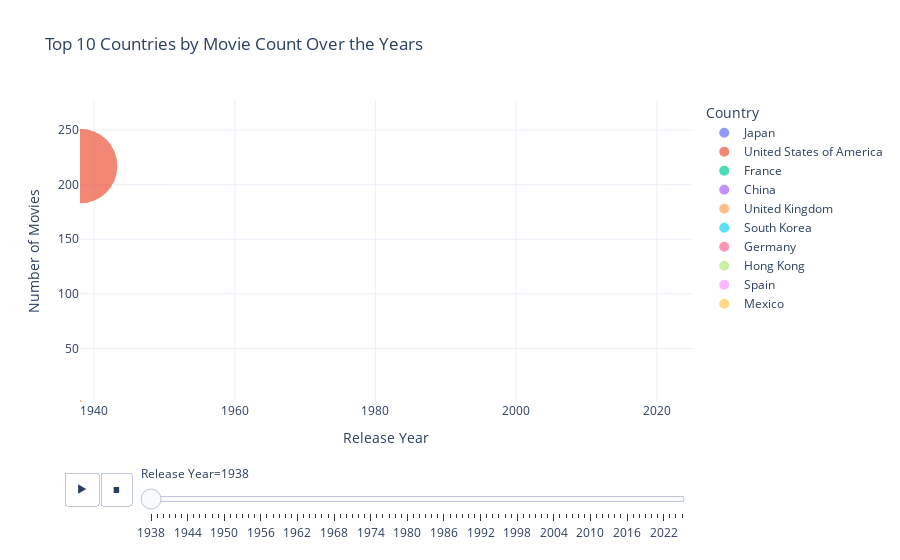

Notebook cell for this chart:
### Markdown cell above
<h5 style="color:#A64D79;font-style:italic; font-weight:bold;">Top 10 Countries by Movie Count Over the Years</h5>

### Code cell
import pandas as pd
import plotly.express as px

movies_df_cleaned = movies_df.dropna(subset=["country", "Year"]).copy()

movies_df_cleaned.loc[:, "Year"] = movies_df_cleaned["Year"].astype(int)

all_years = range(int(movies_df_cleaned["Year"].min()), int(movies_df_cleaned["Year"].max()) + 1)
all_countries = movies_df_cleaned["country"].unique()

full_country_years = pd.MultiIndex.from_product([all_countries, all_years], names=["country", "Year"]).to_frame(index=False)

country_yearly_counts = (
    movies_df_cleaned.groupby(["country", "Year"])
    .size()
    .reset_index(name="Count")
)

country_yearly_counts = full_country_years.merge(country_yearly_counts, on=["country", "Year"], how="left").fillna(0)

adjustment_factor = 1.5
country_yearly_counts.loc[:, "Adjusted Count"] = (country_yearly_counts["Count"] * adjustment_factor) + 1

top_countries = country_yearly_counts.groupby("country")["Count"].sum().reset_index()
top_countries = top_countries.nlargest(10, "Count")

top_country_yearly_counts = country_yearly_counts[country_yearly_counts["country"].isin(top_countries["country"])]

top_country_yearly_counts.loc[:, "country"] = top_country_yearly_counts["country"].astype("category")

import plotly.io as pio
pio.templates.default = "plotly_white"

from IPython.display import display, HTML
display(HTML("<style>.output_scroll { height:1000px;  overflow-y:scroll; }</style>"))

fig = px.scatter(
    top_country_yearly_counts,
    x="Year",
    y="Adjusted Count",
    size="Adjusted Count",
    color="country",
    animation_frame="Year",
    animation_group="country",
    hover_name="country",
    size_max=60,
    title="Top 10 Countries by Movie Count Over the Years",
    labels={"country": "Country", "Adjusted Count": "Number of Movies", "Year": "Release Year"},
    range_x=[int(movies_df_cleaned["Year"].min()), int(movies_df_cleaned["Year"].max())], 
    range_y=[1, top_country_yearly_counts["Adjusted Count"].max() + 5],
    category_orders={"country": top_country_yearly_counts["country"].unique().tolist()}
)

fig.show()

print(top_countries)

### Figure 1 — Plotly figure (JSON) as saved in the notebook; plotly's stock layout.template omitted (floating-point values rounded to 4 significant figures)
{"data": [{"hovertemplate": "<b>%{hovertext}</b><br><br>Country=Japan<br>Release Year=%{x}<br>Number of Movies=%{marker.size}<extra></extra>", "hovertext": ["Japan"], "ids": ["Japan"], "legendgroup": "Japan", "marker": {"color": "#636efa", "size": [1], "sizemode": "area", "sizeref": 0.07569, "symbol": "circle"}, "mode": "markers", "name": "Japan", "orientation": "v", "showlegend": true, "type": "scatter", "x": [1938], "xaxis": "x", "y": [1], "yaxis": "y"}, {"hovertemplate": "<b>%{hovertext}</b><br><br>Country=United States of America<br>Release Year=%{x}<br>Number of Movies=%{marker.size}<extra></extra>", "hovertext": ["United States of America"], "ids": ["United States of America"], "legendgroup": "United States of America", "marker": {"color": "#EF553B", "size": [217], "sizemode": "area", "sizeref": 0.07569, "symbol": "circle"}, "mode": "markers", "name": "United States of America", "orientation": "v", "showlegend": true, "type": "scatter", "x": [1938], "xaxis": "x", "y": [217], "yaxis": "y"}, {"hovertemplate": "<b>%{hovertext}</b><br><br>Country=France<br>Release Year=%{x}<br>Number of Movies=%{marker.size}<extra></extra>", "hovertext": ["France"], "ids": ["France"], "legendgroup": "France", "marker": {"color": "#00cc96", "size": [1], "sizemode": "area", "sizeref": 0.07569, "symbol": "circle"}, "mode": "markers", "name": "France", "orientation": "v", "showlegend": true, "type": "scatter", "x": [1938], "xaxis": "x", "y": [1], "yaxis": "y"}, {"hovertemplate": "<b>%{hovertext}</b><br><br>Country=China<br>Release Year=%{x}<br>Number of Movies=%{marker.size}<extra></extra>", "hovertext": ["China"], "ids": ["China"], "legendgroup": "China", "marker": {"color": "#ab63fa", "size": [1], "sizemode": "area", "sizeref": 0.07569, "symbol": "circle"}, "mode": "markers", "name": "China", "orientation": "v", "showlegend": true, "type": "scatter", "x": [1938], "xaxis": "x", "y": [1], "yaxis": "y"}, {"hovertemplate": "<b>%{hovertext}</b><br><br>Country=United Kingdom<br>Release Year=%{x}<br>Number of Movies=%{marker.size}<extra></extra>", "hovertext": ["United Kingdom"], "ids": ["United Kingdom"], "legendgroup": "United Kingdom", "marker": {"color": "#FFA15A", "size": [1], "sizemode": "area", "sizeref": 0.07569, "symbol": "circle"}, "mode": "markers", "name": "United Kingdom", "orientation": "v", "showlegend": true, "type": "scatter", "x": [1938], "xaxis": "x", "y": [1], "yaxis": "y"}, {"hovertemplate": "<b>%{hovertext}</b><br><br>Country=South Korea<br>Release Year=%{x}<br>Number of Movies=%{marker.size}<extra></extra>", "hovertext": ["South Korea"], "ids": ["South Korea"], "legendgroup": "South Korea", "marker": {"color": "#19d3f3", "size": [1], "sizemode": "area", "sizeref": 0.07569, "symbol": "circle"}, "mode": "markers", "name": "South Korea", "orientation": "v", "showlegend": true, "type": "scatter", "x": [1938], "xaxis": "x", "y": [1], "yaxis": "y"}, {"hovertemplate": "<b>%{hovertext}</b><br><br>Country=Germany<br>Release Year=%{x}<br>Number of Movies=%{marker.size}<extra></extra>", "hovertext": ["Germany"], "ids": ["Germany"], "legendgroup": "Germany", "marker": {"color": "#FF6692", "size": [1], "sizemode": "area", "sizeref": 0.07569, "symbol": "circle"}, "mode": "markers", "name": "Germany", "orientation": "v", "showlegend": true, "type": "scatter", "x": [1938], "xaxis": "x", "y": [1], "yaxis": "y"}, {"hovertemplate": "<b>%{hovertext}</b><br><br>Country=Hong Kong<br>Release Year=%{x}<br>Number of Movies=%{marker.size}<extra></extra>", "hovertext": ["Hong Kong"], "ids": ["Hong Kong"], "legendgroup": "Hong Kong", "marker": {"color": "#B6E880", "size": [1], "sizemode": "area", "sizeref": 0.07569, "symbol": "circle"}, "mode": "markers", "name": "Hong Kong", "orientation": "v", "showlegend": true, "type": "scatter", "x": [1938], "xaxis": "x", "y": [1], "yaxis": "y"}, {"hovertemplate": "<b>%{hovertext}</b><br><br>Country=Spain<br>Release Year=%{x}<br>Number of Movies=%{marker.size}<extra></extra>", "hovertext": ["Spain"], "ids": ["Spain"], "legendgroup": "Spain", "marker": {"color": "#FF97FF", "size": [1], "sizemode": "area", "sizeref": 0.07569, "symbol": "circle"}, "mode": "markers", "name": "Spain", "orientation": "v", "showlegend": true, "type": "scatter", "x": [1938], "xaxis": "x", "y": [1], "yaxis": "y"}, {"hovertemplate": "<b>%{hovertext}</b><br><br>Country=Mexico<br>Release Year=%{x}<br>Number of Movies=%{marker.size}<extra></extra>", "hovertext": ["Mexico"], "ids": ["Mexico"], "legendgroup": "Mexico", "marker": {"color": "#FECB52", "size": [1], "sizemode": "area", "sizeref": 0.07569, "symbol": "circle"}, "mode": "markers", "name": "Mexico", "orientation": "v", "showlegend": true, "type": "scatter", "x": [1938], "xaxis": "x", "y": [1], "yaxis": "y"}], "layout": {"legend": {"itemsizing": "constant", "title": {"text": "Country"}, "tracegroupgap": 0}, "sliders": [{"active": 0, "currentvalue": {"prefix": "Release Year="}, "len": 0.9, "pad": {"b": 10, "t": 60}, "steps": [{"args": [["1938"], {"frame": {"duration": 0, "redraw": false}, "fromcurrent": true, "mode": "immediate", "transition": {"duration": 0, "easing": "linear"}}], "label": "1938", "method": "animate"}, {"args": [["1939"], {"frame": {"duration": 0, "redraw": false}, "fromcurrent": true, "mode": "immediate", "transition": {"duration": 0, "easing": "linear"}}], "label": "1939", "method": "animate"}, {"args": [["1940"], {"frame": {"duration": 0, "redraw": false}, "fromcurrent": true, "mode": "immediate", "transition": {"duration": 0, "easing": "linear"}}], "label": "1940", "method": "animate"}, {"args": [["1941"], {"frame": {"duration": 0, "redraw": false}, "fromcurrent": true, "mode": "immediate", "transition": {"duration": 0, "easing": "linear"}}], "label": "1941", "method": "animate"}, {"args": [["1942"], {"frame": {"duration": 0, "redraw": false}, "fromcurrent": true, "mode": "immediate", "transition": {"duration": 0, "easing": "linear"}}], "label": "1942", "method": "animate"}, {"args": [["1943"], {"frame": {"duration": 0, "redraw": false}, "fromcurrent": true, "mode": "immediate", "transition": {"duration": 0, "easing": "linear"}}], "label": "1943", "method": "animate"}, {"args": [["1944"], {"frame": {"duration": 0, "redraw": false}, "fromcurrent": true, "mode": "immediate", "transition": {"duration": 0, "easing": "linear"}}], "label": "1944", "method": "animate"}, {"args": [["1945"], {"frame": {"duration": 0, "redraw": false}, "fromcurrent": true, "mode": "immediate", "transition": {"duration": 0, "easing": "linear"}}], "label": "1945", "method": "animate"}, {"args": [["1946"], {"frame": {"duration": 0, "redraw": false}, "fromcurrent": true, "mode": "immediate", "transition": {"duration": 0, "easing": "linear"}}], "label": "1946", "method": "animate"}, {"args": [["1947"], {"frame": {"duration": 0, "redraw": false}, "fromcurrent": true, "mode": "immediate", "transition": {"duration": 0, "easing": "linear"}}], "label": "1947", "method": "animate"}, {"args": [["1948"], {"frame": {"duration": 0, "redraw": false}, "fromcurrent": true, "mode": "immediate", "transition": {"duration": 0, "easing": "linear"}}], "label": "1948", "method": "animate"}, {"args": [["1949"], {"frame": {"duration": 0, "redraw": false}, "fromcurrent": true, "mode": "immediate", "transition": {"duration": 0, "easing": "linear"}}], "label": "1949", "method": "animate"}, {"args": [["1950"], {"frame": {"duration": 0, "redraw": false}, "fromcurrent": true, "mode": "immediate", "transition": {"duration": 0, "easing": "linear"}}], "label": "1950", "method": "animate"}, {"args": [["1951"], {"frame": {"duration": 0, "redraw": false}, "fromcurrent": true, "mode": "immediate", "transition": {"duration": 0, "easing": "linear"}}], "label": "1951", "method": "animate"}, {"args": [["1952"], {"frame": {"duration": 0, "redraw": false}, "fromcurrent": true, "mode": "immediate", "transition": {"duration": 0, "easing": "linear"}}], "label": "1952", "method": "animate"}, {"args": [["1953"], {"frame": {"duration": 0, "redraw": false}, "fromcurrent": true, "mode": "immediate", "transition": {"duration": 0, "easing": "linear"}}], "label": "1953", "method": "animate"}, {"args": [["1954"], {"frame": {"duration": 0, "redraw": false}, "fromcurrent": true, "mode": "immediate", "transition": {"duration": 0, "easing": "linear"}}], "label": "1954", "method": "animate"}, {"args": [["1955"], {"frame": {"duration": 0, "redraw": false}, "fromcurrent": true, "mode": "immediate", "transition": {"duration": 0, "easing": "linear"}}], "label": "1955", "method": "animate"}, {"args": [["1956"], {"frame": {"duration": 0, "redraw": false}, "fromcurrent": true, "mode": "immediate", "transition": {"duration": 0, "easing": "linear"}}], "label": "1956", "method": "animate"}, {"args": [["1957"], {"frame": {"duration": 0, "redraw": false}, "fromcurrent": true, "mode": "immediate", "transition": {"duration": 0, "easing": "linear"}}], "label": "1957", "method": "animate"}, {"args": [["1958"], {"frame": {"duration": 0, "redraw": false}, "fromcurrent": true, "mode": "immediate", "transition": {"duration": 0, "easing": "linear"}}], "label": "1958", "method": "animate"}, {"args": [["1959"], {"frame": {"duration": 0, "redraw": false}, "fromcurrent": true, "mode": "immediate", "transition": {"duration": 0, "easing": "linear"}}], "label": "1959", "method": "animate"}, {"args": [["1960"], {"frame": {"duration": 0, "redraw": false}, "fromcurrent": true, "mode": "immediate", "transition": {"duration": 0, "easing": "linear"}}], "label": "1960", "method": "animate"}, {"args": [["1961"], {"frame": {"duration": 0, "redraw": false}, "fromcurrent": true, "mode": "immediate", "transition": {"duration": 0, "easing": "linear"}}], "label": "1961", "method": "animate"}, {"args": [["1962"], {"frame": {"duration": 0, "redraw": false}, "fromcurrent": true, "mode": "immediate", "transition": {"duration": 0, "easing": "linear"}}], "label": "1962", "method": "animate"}, {"args": [["1963"], {"frame": {"duration": 0, "redraw": false}, "fromcurrent": true, "mode": "immediate", "transition": {"duration": 0, "easing": "linear"}}], "label": "1963", "method": "animate"}, {"args": [["1964"], {"frame": {"duration": 0, "redraw": false}, "fromcurrent": true, "mode": "immediate", "transition": {"duration": 0, "easing": "linear"}}], "label": "1964", "method": "animate"}, {"args": [["1965"], {"frame": {"duration": 0, "redraw": false}, "fromcurrent": true, "mode": "immediate", "transition": {"duration": 0, "easing": "linear"}}], "label": "1965", "method": "animate"}, {"args": [["1966"], {"frame": {"duration": 0, "redraw": false}, "fromcurrent": true, "mode": "immediate", "transition": {"duration": 0, "easing": "linear"}}], "label": "1966", "method": "animate"}, {"args": [["1967"], {"frame": {"duration": 0, "redraw": false}, "fromcurrent": true, "mode": "immediate", "transition": {"duration": 0, "easing": "linear"}}], "label": "1967", "method": "animate"}, {"args": [["1968"], {"frame": {"duration": 0, "redraw": false}, "fromcurrent": true, "mode": "immediate", "transition": {"duration": 0, "easing": "linear"}}], "label": "1968", "method": "animate"}, {"args": [["1969"], {"frame": {"duration": 0, "redraw": false}, "fromcurrent": true, "mode": "immediate", "transition": {"duration": 0, "easing": "linear"}}], "label": "1969", "method": "animate"}, {"args": [["1970"], {"frame": {"duration": 0, "redraw": false}, "fromcurrent": true, "mode": "immediate", "transition": {"duration": 0, "easing": "linear"}}], "label": "1970", "method": "animate"}, {"args": [["1971"], {"frame": {"duration": 0, "redraw": false}, "fromcurrent": true, "mode": "immediate", "transition": {"duration": 0, "easing": "linear"}}], "label": "1971", "method": "animate"}, {"args": [["1972"], {"frame": {"duration": 0, "redraw": false}, "fromcurrent": true, "mode": "immediate", "transition": {"duration": 0, "easing": "linear"}}], "label": "1972", "method": "animate"}, {"args": [["1973"], {"frame": {"duration": 0, "redraw": false}, "fromcurrent": true, "mode": "immediate", "transition": {"duration": 0, "easing": "linear"}}], "label": "1973", "method": "animate"}, {"args": [["1974"], {"frame": {"duration": 0, "redraw": false}, "fromcurrent": true, "mode": "immediate", "transition": {"duration": 0, "easing": "linear"}}], "label": "1974", "method": "animate"}, {"args": [["1975"], {"frame": {"duration": 0, "redraw": false}, "fromcurrent": true, "mode": "immediate", "transition": {"duration": 0, "easing": "linear"}}], "label": "1975", "method": "animate"}, {"args": [["1976"], {"frame": {"duration": 0, "redraw": false}, "fromcurrent": true, "mode": "immediate", "transition": {"duration": 0, "easing": "linear"}}], "label": "1976", "method": "animate"}, {"args": [["1977"], {"frame": {"duration": 0, "redraw": false}, "fromcurrent": true, "mode": "immediate", "transition": {"duration": 0, "easing": "linear"}}], "label": "1977", "method": "animate"}, {"args": [["1978"], {"frame": {"duration": 0, "redraw": false}, "fromcurrent": true, "mode": "immediate", "transition": {"duration": 0, "easing": "linear"}}], "label": "1978", "method": "animate"}, {"args": [["1979"], {"frame": {"duration": 0, "redraw": false}, "fromcurrent": true, "mode": "immediate", "transition": {"duration": 0, "easing": "linear"}}], "label": "1979", "method": "animate"}, {"args": [["1980"], {"frame": {"duration": 0, "redraw": false}, "fromcurrent": true, "mode": "immediate", "transition": {"duration": 0, "easing": "linear"}}], "label": "1980", "method": "animate"}, {"args": [["1981"], {"frame": {"duration": 0, "redraw": false}, "fromcurrent": true, "mode": "immediate", "transition": {"duration": 0, "easing": "linear"}}], "label": "1981", "method": "animate"}, {"args": [["1982"], {"frame": {"duration": 0, "redraw": false}, "fromcurrent": true, "mode": "immediate", "transition": {"duration": 0, "easing": "linear"}}], "label": "1982", "method": "animate"}, {"args": [["1983"], {"frame": {"duration": 0, "redraw": false}, "fromcurrent": true, "mode": "immediate", "transition": {"duration": 0, "easing": "linear"}}], "label": "1983", "method": "animate"}, {"args": [["1984"], {"frame": {"duration": 0, "redraw": false}, "fromcurrent": true, "mode": "immediate", "transition": {"duration": 0, "easing": "linear"}}], "label": "1984", "method": "animate"}, {"args": [["1985"], {"frame": {"duration": 0, "redraw": false}, "fromcurrent": true, "mode": "immediate", "transition": {"duration": 0, "easing": "linear"}}], "label": "1985", "method": "animate"}, {"args": [["1986"], {"frame": {"duration": 0, "redraw": false}, "fromcurrent": true, "mode": "immediate", "transition": {"duration": 0, "easing": "linear"}}], "label": "1986", "method": "animate"}, {"args": [["1987"], {"frame": {"duration": 0, "redraw": false}, "fromcurrent": true, "mode": "immediate", "transition": {"duration": 0, "easing": "linear"}}], "label": "1987", "method": "animate"}, {"args": [["1988"], {"frame": {"duration": 0, "redraw": false}, "fromcurrent": true, "mode": "immediate", "transition": {"duration": 0, "easing": "linear"}}], "label": "1988", "method": "animate"}, {"args": [["1989"], {"frame": {"duration": 0, "redraw": false}, "fromcurrent": true, "mode": "immediate", "transition": {"duration": 0, "easing": "linear"}}], "label": "1989", "method": "animate"}, {"args": [["1990"], {"frame": {"duration": 0, "redraw": false}, "fromcurrent": true, "mode": "immediate", "transition": {"duration": 0, "easing": "linear"}}], "label": "1990", "method": "animate"}, {"args": [["1991"], {"frame": {"duration": 0, "redraw": false}, "fromcurrent": true, "mode": "immediate", "transition": {"duration": 0, "easing": "linear"}}], "label": "1991", "method": "animate"}, {"args": [["1992"], {"frame": {"duration": 0, "redraw": false}, "fromcurrent": true, "mode": "immediate", "transition": {"duration": 0, "easing": "linear"}}], "label": "1992", "method": "animate"}, {"args": [["1993"], {"frame": {"duration": 0, "redraw": false}, "fromcurrent": true, "mode": "immediate", "transition": {"duration": 0, "easing": "linear"}}], "label": "1993", "method": "animate"}, {"args": [["1994"], {"frame": {"duration": 0, "redraw": false}, "fromcurrent": true, "mode": "immediate", "transition": {"duration": 0, "easing": "linear"}}], "label": "1994", "method": "animate"}, {"args": [["1995"], {"frame": {"duration": 0, "redraw": false}, "fromcurrent": true, "mode": "immediate", "transition": {"duration": 0, "easing": "linear"}}], "label": "1995", "method": "animate"}, {"args": [["1996"], {"frame": {"duration": 0, "redraw": false}, "fromcurrent": true, "mode": "immediate", "transition": {"duration": 0, "easing": "linear"}}], "label": "1996", "method": "animate"}, {"args": [["1997"], {"frame": {"duration": 0, "redraw": false}, "fromcurrent": true, "mode": "immediate", "transition": {"duration": 0, "easing": "linear"}}], "label": "1997", "method": "animate"}, {"args": [["1998"], {"frame": {"duration": 0, "redraw": false}, "fromcurrent": true, "mode": "immediate", "transition": {"duration": 0, "easing": "linear"}}], "label": "1998", "method": "animate"}, {"args": [["1999"], {"frame": {"duration": 0, "redraw": false}, "fromcurrent": true, "mode": "immediate", "transition": {"duration": 0, "easing": "linear"}}], "label": "1999", "method": "animate"}, {"args": [["2000"], {"frame": {"duration": 0, "redraw": false}, "fromcurrent": true, "mode": "immediate", "transition": {"duration": 0, "easing": "linear"}}], "label": "2000", "method": "animate"}, {"args": [["2001"], {"frame": {"duration": 0, "redraw": false}, "fromcurrent": true, "mode": "immediate", "transition": {"duration": 0, "easing": "linear"}}], "label": "2001", "method": "animate"}, {"args": [["2002"], {"frame": {"duration": 0, "redraw": false}, "fromcurrent": true, "mode": "immediate", "transition": {"duration": 0, "easing": "linear"}}], "label": "2002", "method": "animate"}, {"args": [["2003"], {"frame": {"duration": 0, "redraw": false}, "fromcurrent": true, "mode": "immediate", "transition": {"duration": 0, "easing": "linear"}}], "label": "2003", "method": "animate"}, {"args": [["2004"], {"frame": {"duration": 0, "redraw": false}, "fromcurrent": true, "mode": "immediate", "transition": {"duration": 0, "easing": "linear"}}], "label": "2004", "method": "animate"}, {"args": [["2005"], {"frame": {"duration": 0, "redraw": false}, "fromcurrent": true, "mode": "immediate", "transition": {"duration": 0, "easing": "linear"}}], "label": "2005", "method": "animate"}, {"args": [["2006"], {"frame": {"duration": 0, "redraw": false}, "fromcurrent": true, "mode": "immediate", "transition": {"duration": 0, "easing": "linear"}}], "label": "2006", "method": "animate"}, {"args": [["2007"], {"frame": {"duration": 0, "redraw": false}, "fromcurrent": true, "mode": "immediate", "transition": {"duration": 0, "easing": "linear"}}], "label": "2007", "method": "animate"}, {"args": [["2008"], {"frame": {"duration": 0, "redraw": false}, "fromcurrent": true, "mode": "immediate", "transition": {"duration": 0, "easing": "linear"}}], "label": "2008", "method": "animate"}, {"args": [["2009"], {"frame": {"duration": 0, "redraw": false}, "fromcurrent": true, "mode": "immediate", "transition": {"duration": 0, "easing": "linear"}}], "label": "2009", "method": "animate"}, {"args": [["2010"], {"frame": {"duration": 0, "redraw": false}, "fromcurrent": true, "mode": "immediate", "transition": {"duration": 0, "easing": "linear"}}], "label": "2010", "method": "animate"}, {"args": [["2011"], {"frame": {"duration": 0, "redraw": false}, "fromcurrent": true, "mode": "immediate", "transition": {"duration": 0, "easing": "linear"}}], "label": "2011", "method": "animate"}, {"args": [["2012"], {"frame": {"duration": 0, "redraw": false}, "fromcurrent": true, "mode": "immediate", "transition": {"duration": 0, "easing": "linear"}}], "label": "2012", "method": "animate"}, {"args": [["2013"], {"frame": {"duration": 0, "redraw": false}, "fromcurrent": true, "mode": "immediate", "transition": {"duration": 0, "easing": "linear"}}], "label": "2013", "method": "animate"}, {"args": [["2014"], {"frame": {"duration": 0, "redraw": false}, "fromcurrent": true, "mode": "immediate", "transition": {"duration": 0, "easing": "linear"}}], "label": "2014", "method": "animate"}, {"args": [["2015"], {"frame": {"duration": 0, "redraw": false}, "fromcurrent": true, "mode": "immediate", "transition": {"duration": 0, "easing": "linear"}}], "label": "2015", "method": "animate"}, {"args": [["2016"], {"frame": {"duration": 0, "redraw": false}, "fromcurrent": true, "mode": "immediate", "transition": {"duration": 0, "easing": "linear"}}], "label": "2016", "method": "animate"}, {"args": [["2017"], {"frame": {"duration": 0, "redraw": false}, "fromcurrent": true, "mode": "immediate", "transition": {"duration": 0, "easing": "linear"}}], "label": "2017", "method": "animate"}, {"args": [["2018"], {"frame": {"duration": 0, "redraw": false}, "fromcurrent": true, "mode": "immediate", "transition": {"duration": 0, "easing": "linear"}}], "label": "2018", "method": "animate"}, {"args": [["2019"], {"frame": {"duration": 0, "redraw": false}, "fromcurrent": true, "mode": "immediate", "transition": {"duration": 0, "easing": "linear"}}], "label": "2019", "method": "animate"}, {"args": [["2020"], {"frame": {"duration": 0, "redraw": false}, "fromcurrent": true, "mode": "immediate", "transition": {"duration": 0, "easing": "linear"}}], "label": "2020", "method": "animate"}, {"args": [["2021"], {"frame": {"duration": 0, "redraw": false}, "fromcurrent": true, "mode": "immediate", "transition": {"duration": 0, "easing": "linear"}}], "label": "2021", "method": "animate"}, {"args": [["2022"], {"frame": {"duration": 0, "redraw": false}, "fromcurrent": true, "mode": "immediate", "transition": {"duration": 0, "easing": "linear"}}], "label": "2022", "method": "animate"}, {"args": [["2023"], {"frame": {"duration": 0, "redraw": false}, "fromcurrent": true, "mode": "immediate", "transition": {"duration": 0, "easing": "linear"}}], "label": "2023", "method": "animate"}, {"args": [["2024"], {"frame": {"duration": 0, "redraw": false}, "fromcurrent": true, "mode": "immediate", "transition": {"duration": 0, "easing": "linear"}}], "label": "2024", "method": "animate"}, {"args": [["2025"], {"frame": {"duration": 0, "redraw": false}, "fromcurrent": true, "mode": "immediate", "transition": {"duration": 0, "easing": "linear"}}], "label": "2025", "method": "animate"}], "x": 0.1, "xanchor": "left", "y": 0, "yanchor": "top"}], "title": {"text": "Top 10 Countries by Movie Count Over the Years"}, "updatemenus": [{"buttons": [{"args": [null, {"frame": {"duration": 500, "redraw": false}, "fromcurrent": true, "mode": "immediate", "transition": {"duration": 500, "easing": "linear"}}], "label": "&#9654;", "method": "animate"}, {"args": [[null], {"frame": {"duration": 0, "redraw": false}, "fromcurrent": true, "mode": "immediate", "transition": {"duration": 0, "easing": "linear"}}], "label": "&#9724;", "method": "animate"}], "direction": "left", "pad": {"r": 10, "t": 70}, "showactive": false, "type": "buttons", "x": 0.1, "xanchor": "right", "y": 0, "yanchor": "top"}], "xaxis": {"anchor": "y", "categoryarray": [1938, 1939, 1940, 1941, 1942, 1943, 1944, 1945, 1946, 1947, 1948, 1949, 1950, 1951, 1952, 1953, 1954, 1955, 1956, 1957, 1958, 1959, 1960, 1961, 1962, 1963, 1964, 1965, 1966, 1967, 1968, 1969, 1970, 1971, 1972, 1973, 1974, 1975, 1976, 1977, 1978, 1979, 1980, 1981, 1982, 1983, 1984, 1985, 1986, 1987, 1988, 1989, 1990, 1991, 1992, 1993, 1994, 1995, 1996, 1997, 1998, 1999, 2000, 2001, 2002, 2003, 2004, 2005, 2006, 2007, 2008, 2009, 2010, 2011, 2012, 2013, 2014, 2015, 2016, 2017, 2018, 2019, 2020, 2021, 2022, 2023, 2024, 2025], "categoryorder": "array", "domain": [0, 1], "range": [1938, 2025], "title": {"text": "Release Year"}}, "yaxis": {"anchor": "x", "domain": [0, 1], "range": [1, 277.5], "title": {"text": "Number of Movies"}}}}
